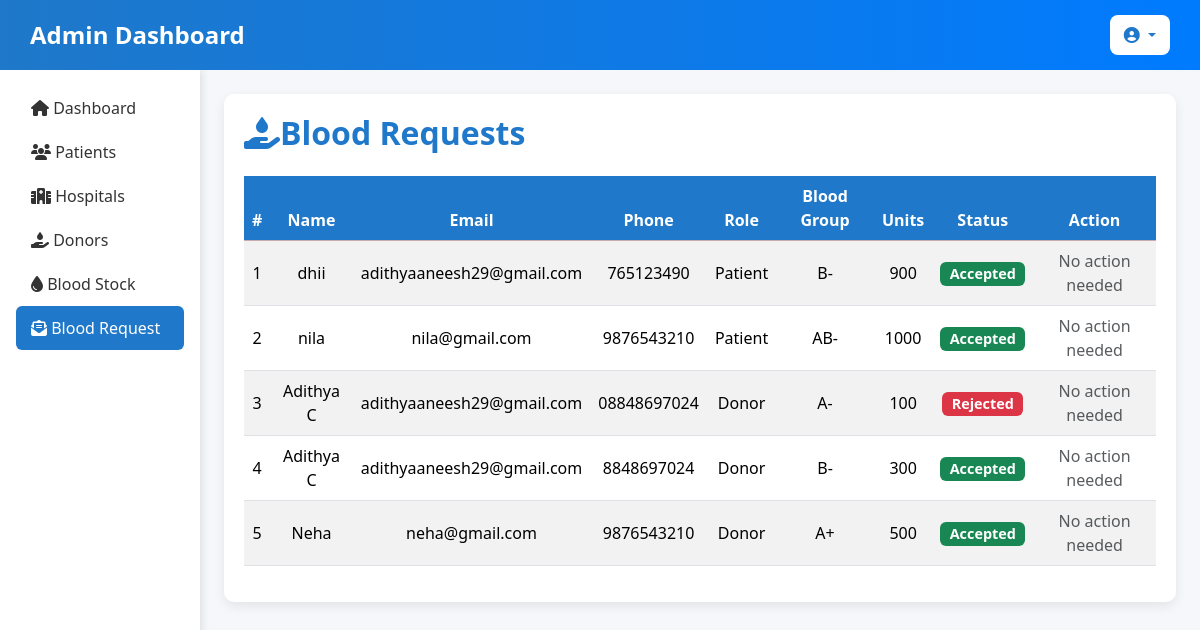
/admin_blood_request/, run on an earlier commit of the app's database.
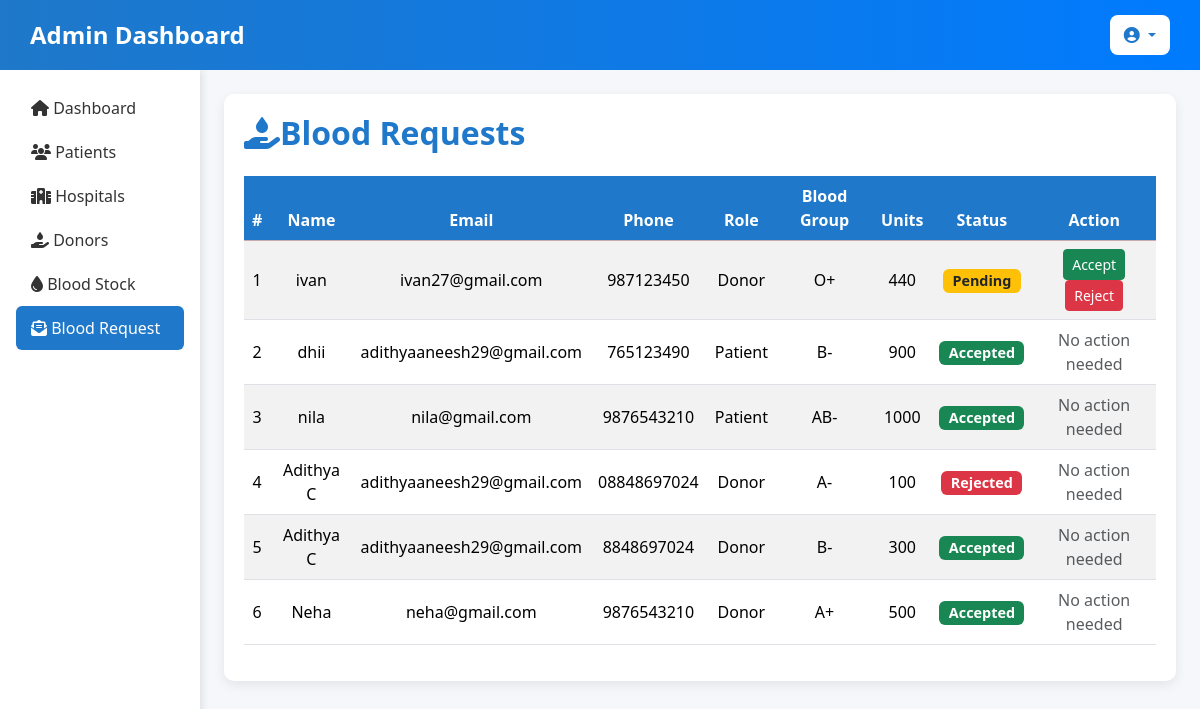
And on a later commit of the database.
### blood_bank_app/models.py (models this page shows, shortened)
class BloodRequest(models.Model):
    ROLE_CHOICES = [('Patient', 'Patient'), ('Hospital', 'Hospital')]
    user = models.ForeignKey(User, on_delete=models.CASCADE, null=True, blank=True)
    fname = models.CharField(max_length=100)
    email = models.EmailField()
    phonenum = models.CharField(max_length=15)
    age = models.PositiveIntegerField()
    reason = models.TextField()
    blood_group = models.CharField(max_length=5)
    units = models.PositiveIntegerField()
    gender = models.CharField(max_length=10)
    role = models.CharField(max_length=20, choices=ROLE_CHOICES, default='Patient')
    status = models.CharField(max_length=20, default='Pending')
    created_at = models.DateTimeField(auto_now_add=True)

### blood_bank_app/views.py (the view)
# urls.py: path('admin_blood_request/', views.admin_blood_request, name='admin_blood_request'),
def admin_blood_request(request):
    requests_list = BloodRequest.objects.all().order_by('-created_at')
    return render(request, 'admin/admin_blood_request.html', {'requests': requests_list})

### blood_bank_app/templates/admin/admin_blood_request.html (shortened to what the changed rows need)
<!DOCTYPE html>
<html lang="en">
<head>
    <link rel="stylesheet" href="https://cdnjs.cloudflare.com/ajax/libs/font-awesome/6.4.2/css/all.min.css">
    <link href="https://cdn.jsdelivr.net/npm/bootstrap@5.3.3/dist/css/bootstrap.min.css" rel="stylesheet">
</head>
<body>
     <nav class="navbar d-flex justify-content-between align-items-center">
        <h1 class="text-white mb-0">Admin Dashboard</h1>
    </nav>
    <div class="container-fluid">
        <div class="row">
            <div class="col-md-10 p-4">
                <div class="card-dashboard">
                    <div class="d-flex justify-content-between align-items-center mb-4">
                        <h2 class="mb-0"><i class="fa-solid fa-hand-holding-droplet"></i>Blood Requests</h2>
                    </div>
                    <div class="table-responsive">
                       <table class="table table-striped">
                            <thead class="table-danger">
                                <tr>
                                <th>#</th>
                                <th>Name</th>
                                <th>Email</th>
                                <th>Phone</th>
                                <th>Role</th>
                                <th>Blood Group</th>
                                <th>Units</th>
                                <th>Status</th>
                                <th>Action</th>
                                </tr>
                            </thead>
                            <tbody>
                                {% for req in requests %}
                                <tr>
                                <td>{{ forloop.counter }}</td>
                                <td>{{ req.fname }}</td>
                                <td>{{ req.email }}</td>
                                <td>{{ req.phonenum }}</td>
                                <td>{{ req.role }}</td>
                                <td>{{ req.blood_group }}</td>
                                <td>{{ req.units }}</td>
                                <td>
                                    {% if req.status == 'Accepted' %}
                                    <span class="badge bg-success">Accepted</span>
                                    {% elif req.status == 'Rejected' %}
                                    <span class="badge bg-danger">Rejected</span>
                                    {% else %}
                                    <span class="badge bg-warning text-dark">Pending</span>
                                    {% endif %}
                                </td>
                                <td>
                                    {% if req.status == 'Pending' %}
                                        <a href="{% url 'approve_request' req.id %}" class="btn btn-success btn-sm">Accept</a>
                                        <a href="{% url 'reject_request' req.id %}" class="btn btn-danger btn-sm">Reject</a>
                                    {% else %}
                                        <span class="text-muted">No action needed</span>
                                    {% endif %}
                                </td>
                                </tr>
                                {% empty %}
                                <tr><td colspan="9" class="text-center text-muted">No requests found</td></tr>
                                {% endfor %}
                            </tbody>
                        </table>
                    </div>
                </div>
            </div>
        </div>
    </div>
</body>
</html>

What changed in the data, as far as the page shows it:
added BloodRequest: fname "ivan", email "ivan27@gmail.com", phonenum "987123450", role "Donor", blood_group "O+", units "440", status "Pending"
